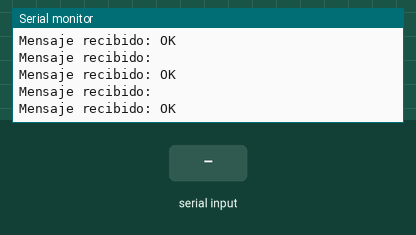
The sketch below on a simulated ESP32. Shown: the last lines printed to the serial monitor. Inputs (shaded band) come from the test bench. The modem accepts every AT command (registered, SIM ready, sends succeed) and sends nothing else.

Above: at 6.2 s.
6.3 s: "1\n" received over the second serial link
At 7.5 s:
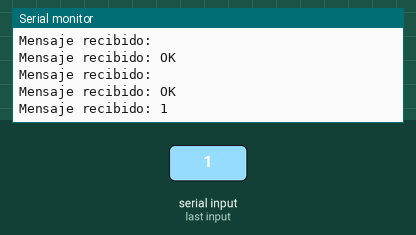
7.8 s: "0\n" received over the second serial link
At 8.7 s:
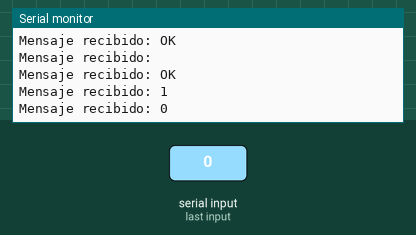
9.3 s: "2\n" received over the second serial link
At 9.9 s:
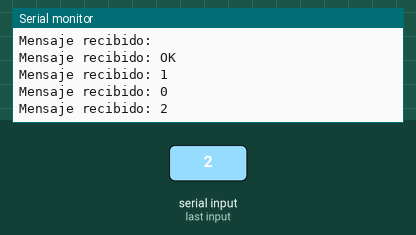

Measured:
- after the input at 6.3 s, the serial monitor: prints a new line at once (image 1)
- after the input at 7.8 s, the serial monitor: prints a new line at once (image 2)
- after the input at 9.3 s, the serial monitor: prints a new line at once (image 3)

The sketch:

Script_recepcion_datos.ino
```cpp
#include <HardwareSerial.h>
HardwareSerial LoRaSerial(2);  // UART2

void setup() {
  Serial.begin(115200);
  LoRaSerial.begin(115200, SERIAL_8N1, 21, 22);  // RX = 21, TX = 22
  delay(3000);

  Serial.println("Configurando módulo LoRa (ESP32 receptor)");

  // Configurar como receptor (ADDRESS 2)
  LoRaSerial.println("AT+ADDRESS=2");
  delay(500);
  LoRaSerial.println("AT+NETWORKID=5");
  delay(500);
  LoRaSerial.println("AT+PARAMETER=12,7,1,4");
  delay(500);
  LoRaSerial.println("AT+BAND=915000000");
  delay(500);

  Serial.println("Esperando mensajes desde ESP8266...");
}

void loop() {
  if (LoRaSerial.available()) {
    String mensaje = LoRaSerial.readStringUntil('\n');
    Serial.println("Mensaje recibido: " + mensaje);
  }
}
```
